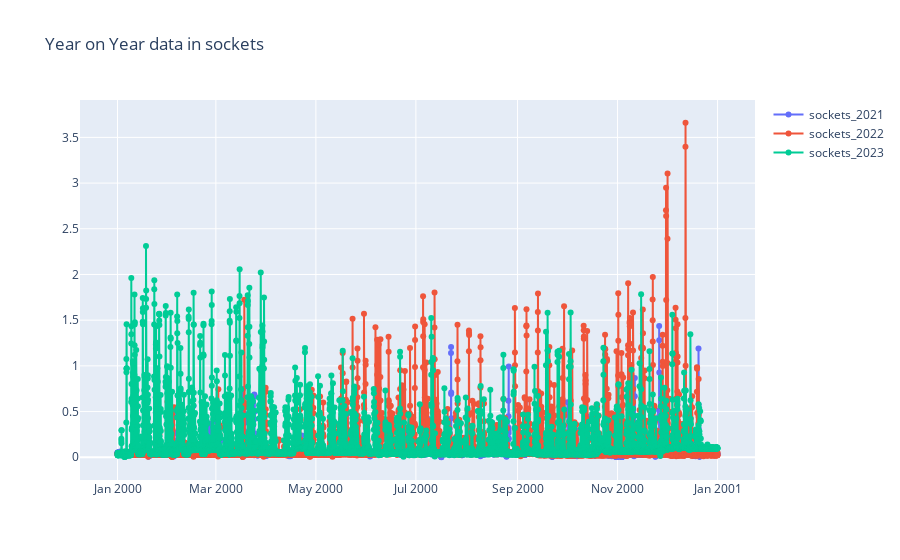
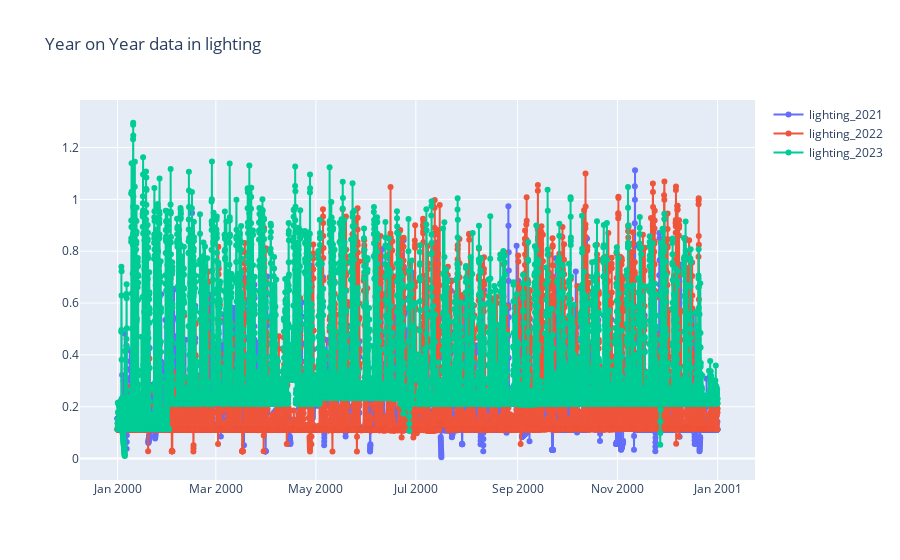

Notebook source saved alongside these figures, in order:
### Code cell
for col in ["sockets", "lighting"]:
    year_2021 = get_year_split(data, 2021, col).reset_index(drop=1)
    year_2022 = get_year_split(data, 2022, col).reset_index(drop=1)
    year_2023 = get_year_split(data, 2023, col).reset_index(drop=1)

    common_cols = ["time", "day", "month"]
    tmp1 = year_2021.merge(year_2022, on=common_cols, how="left").merge(year_2023, on=common_cols, how="left")

    def get_key_time(row):
        return datetime(
            year=2000,
            day=row["day"],
            month=row["month"],
            second=row["time"].second,
            hour=row["time"].hour,
            minute=row["time"].minute
        )
    
    tmp1.loc[:, "keytime"] = tmp1.apply(get_key_time, axis=1)

    fig = go.Figure()
    fig.add_trace(go.Scatter(x=tmp1["keytime"].to_numpy(), y=tmp1[f"{col}_2021"].to_numpy(),
                        mode='lines+markers',
                        name=f'{col}_2021'))
    fig.add_trace(go.Scatter(x=tmp1["keytime"].to_numpy(), y=tmp1[f"{col}_2022"].to_numpy(),
                        mode='lines+markers',
                        name=f'{col}_2022'))
    fig.add_trace(go.Scatter(x=tmp1["keytime"].to_numpy(), y=tmp1[f"{col}_2023"].to_numpy(),
                        mode='lines+markers',
                        name=f'{col}_2023'))

    fig.update_layout(title_text=f"Year on Year data in {col}")
    fig.show()

### Figure 1 — Plotly figure (JSON) as saved in the notebook; plotly's stock layout.template omitted (floating-point values rounded to 4 significant figures; data arrays with more than 128 entries replaced by an {"elided": "..."} marker saying what was removed)
{"data": [{"mode": "lines+markers", "name": "sockets_2021", "type": "scatter", "x": {"elided": "8760 str values"}, "y": {"elided": "8760 float values"}}, {"mode": "lines+markers", "name": "sockets_2022", "type": "scatter", "x": {"elided": "8760 str values"}, "y": {"elided": "8760 float values"}}, {"mode": "lines+markers", "name": "sockets_2023", "type": "scatter", "x": {"elided": "8760 str values"}, "y": {"elided": "8760 float values"}}], "layout": {"title": {"text": "Year on Year data in sockets"}}}

### Figure 2 — Plotly figure (JSON) as saved in the notebook; plotly's stock layout.template omitted (floating-point values rounded to 4 significant figures; data arrays with more than 128 entries replaced by an {"elided": "..."} marker saying what was removed)
{"data": [{"mode": "lines+markers", "name": "lighting_2021", "type": "scatter", "x": {"elided": "8760 str values"}, "y": {"elided": "8760 float values"}}, {"mode": "lines+markers", "name": "lighting_2022", "type": "scatter", "x": {"elided": "8760 str values"}, "y": {"elided": "8760 float values"}}, {"mode": "lines+markers", "name": "lighting_2023", "type": "scatter", "x": {"elided": "8760 str values"}, "y": {"elided": "8760 float values"}}], "layout": {"title": {"text": "Year on Year data in lighting"}}}
